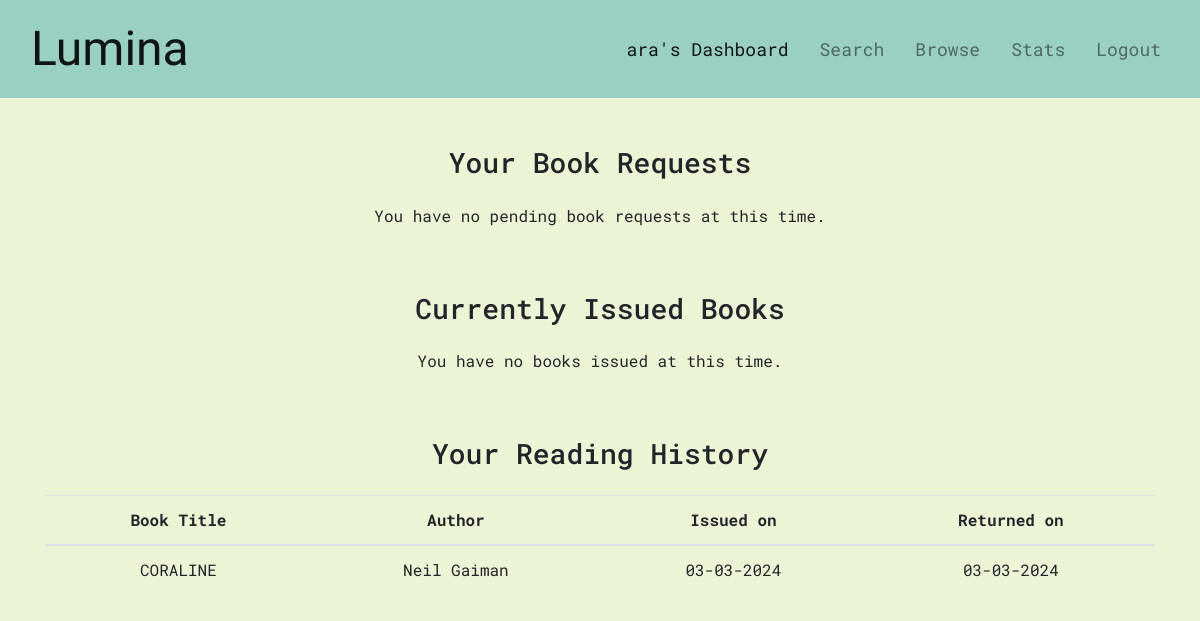
The app's page / (signed in) with its own data.
### application/models.py (models this page shows)
class ReadingHistory(db.Model):
    __tablename__ = 'reading_history'
    id = db.Column(db.Integer, primary_key=True)
    book_id = db.Column(db.Integer, db.ForeignKey('book.id'))
    user_id = db.Column(db.Integer, db.ForeignKey('user.id'))
    book_title = db.Column(db.String(255)) # for ease of display
    book_author = db.Column(db.String(255)) # for ease of display
    username = db.Column(db.String(30)) # for ease of display
    date_issued = db.Column(db.Date)
    date_returned = db.Column(db.Date, default=db.func.current_date())

### application/controllers.py (the view)
@app.route('/', methods=['GET', 'POST'])
def home():
    if "user" in session:
        user = User.query.filter_by(username=session['user']).first()
        pending_requests = BookRequest.query.filter_by(issued=False).all()
        user_pending_requests = BookRequest.query.filter_by(user_id=user.id, issued=False).all()
        issued_now = BookRequest.query.filter_by(issued=True).all()
        user_issued_now = BookRequest.query.filter_by(user_id=user.id, issued=True).all()
        books_read = ReadingHistory.query.all()
        user_books_read = ReadingHistory.query.filter_by(user_id=user.id).all()
        if session['user_role'] == 'admin':
            return render_template('librariandashboard.html', title='Librarian Dashboard', user=session['user'], pending_requests=pending_requests, issued_now=issued_now, role=session['user_role'], books_read=books_read)
        else:
            username = user.username
            page_title = username + "'s Dashboard"
            return render_template('userdashboard.html', title=page_title, user=session['user'], pending_requests=user_pending_requests, issued_now=user_issued_now, role=session['user_role'], books_read=user_books_read)
    else:
        return render_template('welcome.html', title='Welcome')

### application/controllers.py (called while the page is built, shortened)
@app.before_request
def auto_return():
    book_requests = BookRequest.query.filter_by(issued=True).all()
    if book_requests is None:
        return
    return

### templates/userdashboard.html
{% extends "body.html" %}
{% block body %}
<div class="container">
    <div class="row">
        <div class="col-12">
            <h3 class="text-center mt-5">Your Book Requests</h3>
        </div>
    </div>
    {% if pending_requests %}
    <div class="row">
        <div class="col-12">
            <table class="table table-hover mt-3" style="text-align: center;">
                <thead>
                    <tr>
                        <th scope="col">Book Title</th>
                        <th scope="col">Author</th>
                        <th scope="col">Requested on</th>
                        <th scope="col">Action</th>
                    </tr>
                </thead>
                <tbody>
                    {% for request in pending_requests%}
                    <tr>
                        <td><a href="/book/{{request.book_id}}">{{request.book_title}}</a></td>
                        <td>{{request.book_author}}</td>
                        <td>{{request.date_requested.strftime('%d-%m-%Y')}}</td>
                        <td>
                            <form action="/book_request/{{request.id}}/delete" method="post">
                                <button type="submit" class="btn btn-custom">Delete Request</button>
                            </form>
                        </td>
                    </tr>
                    {% endfor %}
                </tbody>
            </table>
        </div>
    </div>
    {% else %}
    <div class="row">
        <div class="col-12">
            <p class="text-center mt-3">You have no pending book requests at this time.</p>
        </div>
    </div>
    {% endif %}
</div>
<div class="container">
    <div class="row">
        <div class="col-12">
            <h3 class="text-center mt-5">Currently Issued Books</h3>
        </div>
    </div>
    {% if issued_now %}
    <div class="row">
        <div class="col-12">
            <table class="table table-hover mt-3" style="text-align: center;">
                <thead>
                    <tr>
                        <th scope="col">Book Title</th>
                        <th scope="col">Issued on</th>
                        <th scope="col">Return by</th>
                        <th scope="col">Action</th>
                    </tr>
                </thead>
                <tbody>
                    {% for loan in issued_now%}
                    <tr>
                        <td><a href="/book/{{loan.book_id}}">{{loan.book_title}}</td>
                        <td>{{loan.date_issued.strftime('%d-%m-%Y')}}</td>
                        <td>{{loan.date_due.strftime('%d-%m-%Y')}}</td>
                        <td>
                            <a href="/book={{loan.book_id}}/book_request={{loan.id}}/read" class="btn-sm btn-custom" style="display: inline-block;">Read</a>
                            <form action="/book_request/{{loan.id}}/return" method="post" style="display: inline-block;">
                                <button type="submit" class="btn-sm btn-custom">Return</button>
                            </form>
                        </td>
                    </tr>
                    {% endfor %}
                </tbody>
            </table>
        </div>
    </div>
    {% else %}
    <div class="row">
        <div class="col-12">
            <p class="text-center mt-3">You have no books issued at this time.</p>
        </div>
    </div>
    {% endif %}
</div>
<div class="container">
    <div class="row">
        <div class="col-12">
            <h3 class="text-center mt-5">Your Reading History</h3>
        </div>
    </div>
    {% if books_read %}
    <div class="row">
        <div class="col-12">
            <table class="table table-hover mt-3" style="text-align: center;">
                <thead>
                    <tr>
                        <th scope="col">Book Title</th>
                        <th scope="col">Author</th>
                        <th scope="col">Issued on</th>
                        <th scope="col">Returned on</th>
                    </tr>
                </thead>
                <tbody>
                    {% for loan in books_read%}
                    <tr>
                        <td>{{loan.book_title}}</td>
                        <td>{{loan.book_author}}</td>
                        <td>{{loan.date_issued.strftime('%d-%m-%Y')}}</td>
                        <td>{{loan.date_returned.strftime('%d-%m-%Y')}}</td>
                    </tr>
                    {% endfor %}
                </tbody>
            </table>
        </div>
    </div>
    {% else %}
    <div class="row">
        <div class="col-12">
            <p class="text-center mt-3">You have previous no reading history.</p>
        </div>
    </div>
    {% endif %}
</div>
{% endblock %}

### static/styles.css (style rules this page uses)
body { font-family: "Roboto Mono", monospace; background-color: #ecf4d6; }

### records on screen
ReadingHistory: book_title "CORALINE", book_author "Neil Gaiman", date_issued "03-03-2024", date_returned "03-03-2024"

### other values on screen
{{ user }} "ara"
